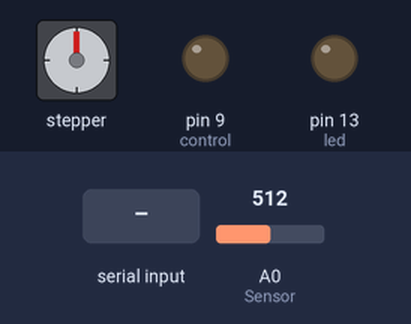
Bench run of a sketch on a simulated Arduino Uno, built with avr-gcc and run on an emulated ATmega328P. Shown: stepper motor, output pins drawn as LEDs (lit = HIGH). Wiring (inferred from the names in the program): stepper motor (2048 steps per turn assumed): coils pin 4, pin 5, pin 6, pin 7. Inputs (shaded band) come from the test bench; at power-on: A0 (Sensor) = 512. Pins used as bus, display or sensor lines are not drawn; what the sketch prints to the serial monitor is not drawn.

Above: at 1.2 s.
1.3 s: "O" received over Serial
At 1.46 s:
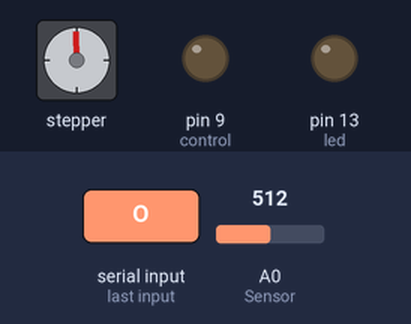
4.3 s: "H" received over Serial
At 4.7 s:
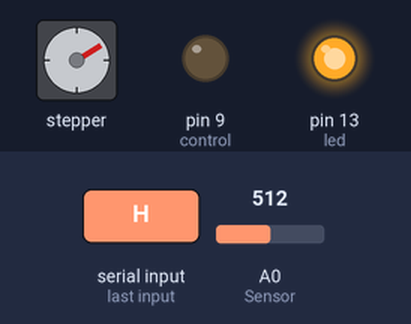
5.9 s: "L" received over Serial
At 7.1 s:
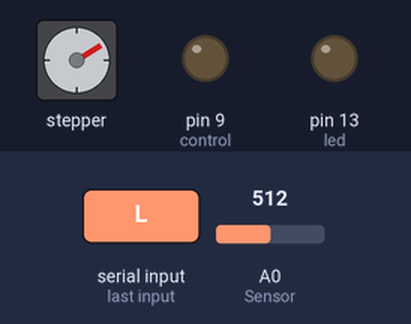
7.4 s: "E" received over Serial
At 8.3 s:
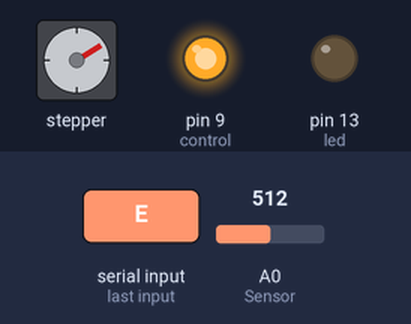
8.9 s: "C" received over Serial
At 9.05 s:
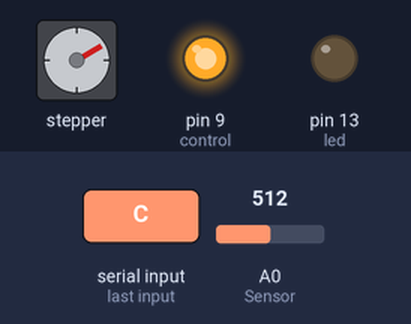
11.9 s: "A" received over Serial
At 12.8 s:
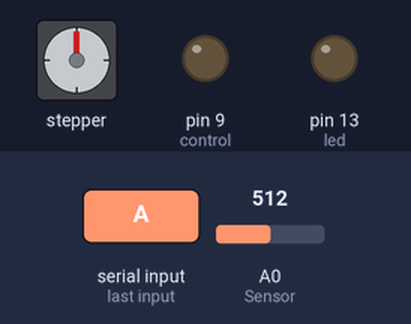
Timing chart, 0 to 14.5 s (numbered marks = the images above; inputs shaded):
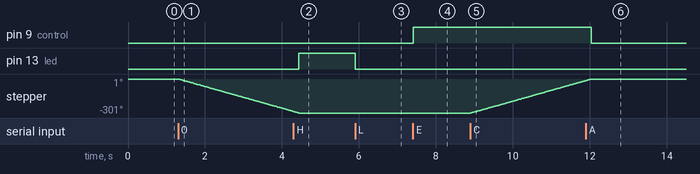

Measured:
- after the input at 1.3 s, stepper: keeps turning counter-clockwise at about 97°/s, starting at once
- after the input at 4.3 s, pin 13 (led): LOW → HIGH after 0.14 s
- after the input at 5.9 s, pin 13 (led): HIGH → LOW at once
- after the input at 7.4 s, pin 9 (control): LOW → HIGH at once
- after the input at 8.9 s, stepper: keeps turning clockwise at about 97°/s, starting at once
- after the input at 11.9 s, pin 9 (control): HIGH → LOW after 0.14 s

The sketch:

Arduino_final.ino
```cpp
//Variables

//Ventilador y sensor de temperatura
int Sensor = 0 ;            // Pin analogico que lee la temperatura
int umbral = 25 ;           // Temparatura para encender el ventilador
const int control = 9 ;     // Pin digital al que esta conectado el ventilador
boolean ventiladorAutomatico; // Variable que me permite poner el ventilador en automatico

//Led
const int led = 13 ;        // Pin digital al que esta conectado el led

//Motor
const int motorPin1 = 4;    // pin 1 digital motor
const int motorPin2 = 5;    // pin 2 digital motor
const int motorPin3 = 6;    // pin 3 digital motor
const int motorPin4 = 7;    // pin 4 digital motor

int steps_left = 4095; // Indica cuanto va durar el giro del motor
boolean Direction; // Indica hacia donde va girar el motor
int Steps = 0;

int Paso [ 8 ][ 4 ] =
{ {1, 0, 0, 0},
  {1, 1, 0, 0},
  {0, 1, 0, 0},
  {0, 1, 1, 0},
  {0, 0, 1, 0},
  {0, 0, 1, 1},
  {0, 0, 0, 1},
  {1, 0, 0, 1}
};

void setup() {
  Serial.begin(9600);         //Puerto usb
  pinMode(led, OUTPUT);       //Pin de conexión para el led
  pinMode(control,  OUTPUT) ; //Pin de conexión para el ventilador
  pinMode(motorPin1, OUTPUT); //Pin de conexión para el motor
  pinMode(motorPin2, OUTPUT); //Pin de conexión para el motor
  pinMode(motorPin3, OUTPUT); //Pin de conexión para el motor
  pinMode(motorPin4, OUTPUT); //Pin de conexión para el motor
}

// the loop function runs over and over again forever
void loop() {
  //Sensor de temperatura
  int lectura = analogRead(Sensor);
  float voltaje = 5.0 / 1024 * lectura ;
  float temp = voltaje * 100 - 3 ;
  Serial.println(temp);
  //Si la temperatura es mayor que la que indiquemos en la variable umbral se enciende el ventilador, si es menor permanece apagado
  if ((temp > umbral) && (ventiladorAutomatico == true)) {
    digitalWrite(control, HIGH);
  }
  if ((temp < umbral) && (ventiladorAutomatico == true)) {
    digitalWrite(control, LOW);
  }


  // Si se envia algo mediante el puerto usb...
  if (Serial.available()) {
    char c = Serial.read();
    switch (c) {
      //Si el valor que recive mediante el puerto usb es H encenderemos el led conectado al pin 13
      case 'H':
        digitalWrite(led, HIGH);
        break;
      //Si el valor que recive mediante el puerto usb es L apagaremos el led conectado al pin 13
      case 'L':
        digitalWrite(led, LOW);
        break;
      case 'E': //Encender ventilador
        digitalWrite(control, HIGH);
        ventiladorAutomatico = false;
        break;
      case 'A': //Apagar ventilador
        digitalWrite(control, LOW);
        ventiladorAutomatico = false;
        break;
      case 'V': //Poner el ventilador en modo automatico
        digitalWrite(control, LOW);
        ventiladorAutomatico = true;
        break;
      case 'O': // El motor gira hacia la izquierda
        steps_left = 3000; //Indica cuanto va durar el giro del motor
        Direction = false;
        while (steps_left>0) {
          stepper();
          steps_left--;
          delay (1) ;
        }
        break;
      case 'C': //El motor gira hacia la derecha
        steps_left = 3000; //Indica cuanto va durar el giro del motor
        Direction = true;
        while (steps_left>0){
               stepper();
               steps_left--;
               delay (1) ;
        }
        break;
      default:
        printf("Orden incorrecta");
        break;
    }
  }

}

//Metodos para girar el motor
void stepper(){            //Avanza un paso
  digitalWrite( motorPin1, Paso[Steps][ 0] );
  digitalWrite( motorPin2, Paso[Steps][ 1] );
  digitalWrite( motorPin3, Paso[Steps][ 2] );
  digitalWrite( motorPin4, Paso[Steps][ 3] );

  SetDirection();
}

void SetDirection(){
  if (Direction) //Si la variable Direction es "true" el motor avanza hacia la derecha
    Steps++;
  else           //Si la variable Direction es "false" el motor avanza hacia la izquierda
    Steps--;

  Steps = ( Steps + 7 ) % 7 ;
}
```
